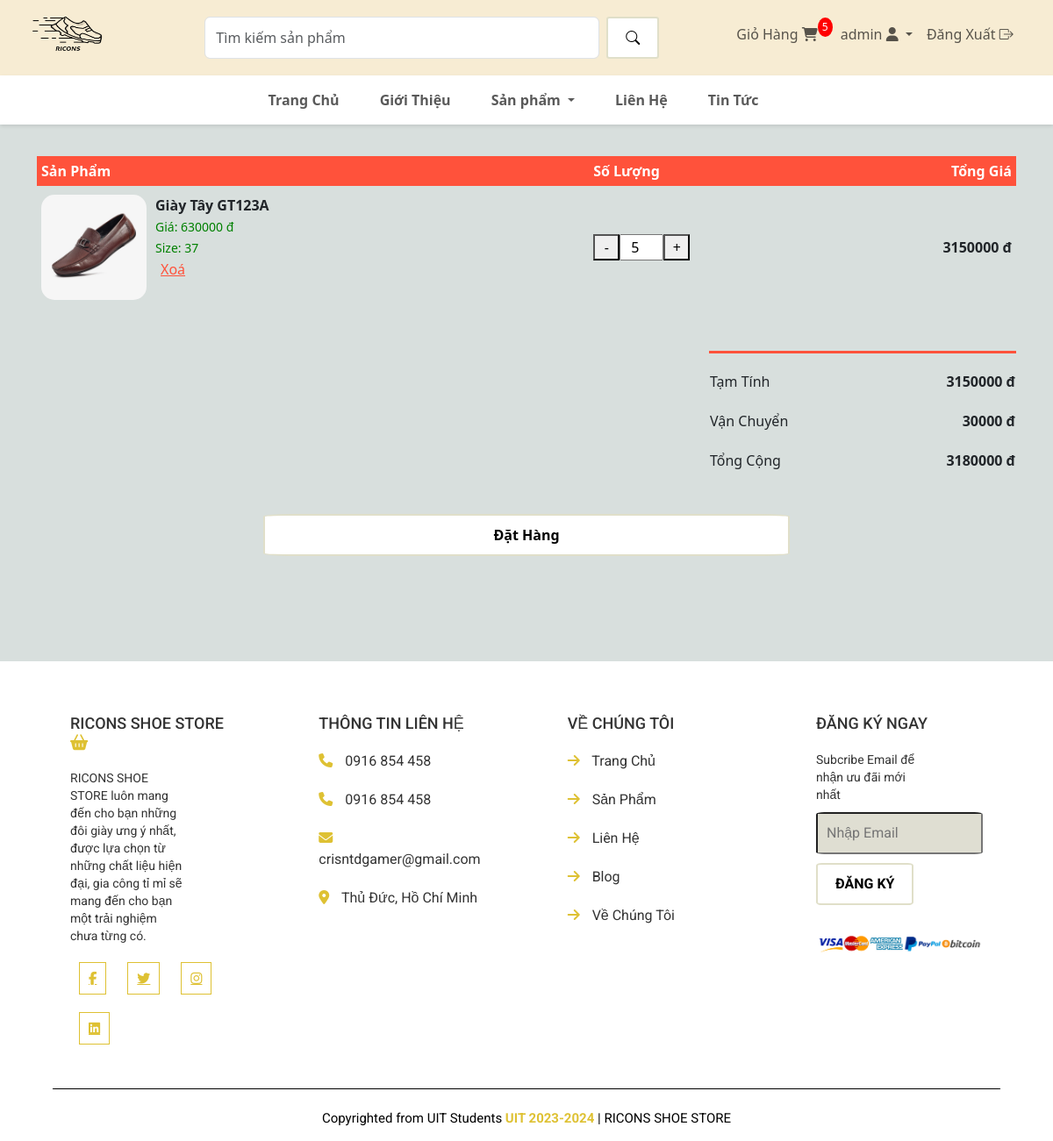
The app's page /cart/ (signed in) with its own data.
### app/models.py (models this page shows, shortened)
class MucGioHang(models.Model):
    san_pham = models.ForeignKey(SanPham, on_delete=models.SET_NULL, blank=True, null=True)
    gio_hang = models.ForeignKey(GioHang, on_delete=models.SET_NULL, blank=True, null=True)
    so_luong = models.IntegerField(default=0, null=True, blank=True)
    ngay_them = models.DateTimeField(auto_now_add=True)
    kich_thuoc = models.IntegerField(default=37)
    def tinh_tong_gia_cua_tung_muc(self):
        if self.san_pham.gia_km:
            tong_gia = self.san_pham.gia_km * self.so_luong
        else:
            tong_gia = self.san_pham.gia * self.so_luong
        return tong_gia

class SanPham(models.Model):
    the_loai = models.ForeignKey(TheLoai, on_delete=models.CASCADE, default=1)
    ten = models.CharField(max_length=300, null=True, blank=False)
    gia = models.IntegerField(blank=False)
    hinh = models.ImageField(null=True, blank=True)
    khuyen_mai = models.BooleanField(default=False)
    gia_km = models.IntegerField(blank=True, null=True)
    mo_ta = RichTextField(default='', blank=True)
    hinh_phu_1 = models.ImageField(null=True, blank=True)
    hinh_phu_2 = models.ImageField(null=True, blank=True)
    hinh_phu_3 = models.ImageField(null=True, blank=True)
    hinh_phu_4 = models.ImageField(null=True, blank=True)

### app/views.py (the view)
# urls.py: path('cart/', views.cart, name='cart'),
def cart(request):
    theloai_list = TheLoai.objects.all()
    gio_hang = GioHang.objects.filter(khach_hang=request.user, hoan_thanh=False).first()
    gia_tri_gio_hang = 0
    if gio_hang:
        muc_gio_hang = MucGioHang.objects.filter(gio_hang=gio_hang)
        for muc in muc_gio_hang:
            muc.tong_gia_cua_tung_muc = muc.tinh_tong_gia_cua_tung_muc()
            gia_tri_gio_hang += muc.tong_gia_cua_tung_muc
    else:
        muc_gio_hang = None
    context = {'muc_gio_hang' : muc_gio_hang,
               'theloai_list' : theloai_list,
               'gia_tri_gio_hang' : gia_tri_gio_hang}
    return render(request, 'app/cart.html', context)

### app/context_processors.py (called while the page is built)
def tong_san_pham_trong_gio_hang(request):
    return {
        'tong_san_pham_trong_gio_hang': lay_so_luong_san_pham_trong_gio_hang(request.user)
    }

### app/views.py (called while the page is built)
def lay_so_luong_san_pham_trong_gio_hang(user):
    if user.is_authenticated:
        gio_hang = GioHang.objects.filter(khach_hang=user, hoan_thanh=False).first()
        if gio_hang:
            muc_gio_hang = MucGioHang.objects.filter(gio_hang=gio_hang)
            tong_san_pham = 0
            for muc in muc_gio_hang:
                tong_san_pham += muc.so_luong
            return tong_san_pham
    return 0

### app/templates/app/cart.html (shortened to what this page needs)
{% extends 'app/base.html' %}
{% block cart %}
<section id="cart" class="container my-5" style="padding-top: 130px; ">
    <table>
        {% if muc_gio_hang %}
        <tr>
            <th>Sản Phẩm</th>
            <th>Số Lượng</th>
            <th>Tổng Giá</th>
        </tr>
        {% endif %}
        {% if muc_gio_hang %}
        {% for muc in muc_gio_hang %}
        <tr>
            <td>
                <div class="cart-info" onclick="window.location.href='/product_detail/{{muc.san_pham.id}}'">
                    <img src="{{muc.san_pham.hinh.url}}" alt="">
                    <div>
                        <p>{{muc.san_pham.ten}}</p>
                        <small>
                            {% if muc.san_pham.khuyen_mai == True %}
                            Giá: {{muc.san_pham.gia_km}} đ
                            {% else %}
                            Giá: {{muc.san_pham.gia}} đ
                            {% endif %}
                        </small><br>
                        <small>
                            Size: {{muc.kich_thuoc}}
                        </small><br>
                        <button class="link-button delete-item" data-mucid="{{muc.id}}">Xoá</button>
                    </div>
                </div>
            </td>
            <td>
                <div class="quantity">
                    <button class="minus">-</button>
                    <input type="number" value="{{muc.so_luong}}" min="1" style="width: 50px;">
                    <button class="plus">+</button>
                </div>
            </td>
            <td class="price">
                {{muc.tong_gia_cua_tung_muc}} đ
            </td>
        </tr>
        {% endfor %}
        {% else %}
        <tr>
            <td colspan="3" style="text-align: center; vertical-align: middle; padding: 50px;">
                <h5>Giỏ Hàng của bạn hiện tại đang trống</h5>
            </td>
        </tr>
        {% endif %}
    </table>
</section>
<div class="total-price container my-5">
    <table>
        {% if gia_tri_gio_hang != 0 %}
        <tr>
            <td>Tạm Tính</td>
            <td class="price">{{gia_tri_gio_hang}} đ</td>
        </tr>
        <tr>
            <td>Vận Chuyển</td>
            <td class="price">30000 đ</td>
        </tr>
        <tr>
            <td>Tổng Cộng</td>
            <td class="price">{{gia_tri_gio_hang|add:30000}} đ</td>
        </tr>
        {% endif %}
    </table>
</div>
{% if muc_gio_hang %}
<div class="d-grid gap-2 col-6 mx-auto">
    <button class="btn btn-primary" type="button" onclick="window.location.href='/checkout'">Đặt Hàng</button>
</div>
{% endif %}
{% endblock cart %}

### app/templates/app/base.html (shortened to what this page needs)
{% load static %}
<!DOCTYPE html>
<html lang="en">
<head>
    <link href="https://cdn.jsdelivr.net/npm/bootstrap@5.3.3/dist/css/bootstrap.min.css" rel="stylesheet">
    <link rel="stylesheet" href="{% static 'app/style.css' %}">
    <link rel="stylesheet" href="https://cdn.jsdelivr.net/npm/bootstrap-icons@1.11.3/font/bootstrap-icons.min.css">
    <link rel="stylesheet" href="https://cdnjs.cloudflare.com/ajax/libs/font-awesome/6.5.2/css/all.min.css">
</head>
<body>
    <div class="container-fluid sticky-top">
        <nav class="navbar navbar-expand-lg justify-content-center" style="background-color: #f7ecd3;">
            <a href="{% url 'home'%}" class="navbar-brand"><img src="{% static 'images/logo.png'%}"
                    style="width: 80px; height: 60px;" alt=""></a>
            <ul class="navbar-nav">
                <li class="nav-item" style="margin-left: 100px; margin-right: 80px;">
                    <form class="d-flex" role="search" action="{% url 'search' %}">
                        <input class="form-control me-2" name="search" type="search" placeholder="Tìm kiếm sản phẩm"
                            aria-label="Search" style="width: 450px; border-radius: 20;">
                        <button class="btn btn-outline-success" type="submit">
                            <i class="bi bi-search"></i>
                        </button>
                    </form>
                </li>
                <li class="nav-item" style="margin-right: 10px;">
                    <a class="nav-link" href="{% url 'cart' %}">
                        Giỏ Hàng
                        <span class="cart-icon">
                            <i class="fa-solid fa-cart-shopping"></i>
                        </span>
                        <span class="cart-count">{{ tong_san_pham_trong_gio_hang }}</span>
                    </a>
                </li>
                {% if user.is_authenticated %}
                <li class="nav-item dropdown">
                    <a class="nav-link dropdown-toggle" href="#" role="button" data-bs-toggle="dropdown"
                        aria-expanded="false">
                        {{request.user}} <i class="fa-solid fa-user"></i>
                    </a>
                </li>
                <li class="nav-item">
                    <a class="nav-link" href="{% url 'logout_user' %}">
                        Đăng Xuất <i class="bi bi-box-arrow-right"></i>
                    </a>
                </li>
                {% else %}
                <li class="nav-item">
                    <a class="nav-link" href="{% url 'login_user' %}">Đăng Nhập <i class="fa-solid fa-key"></i></a>
                </li>
                {% endif %}
            </ul>
        </nav>
        <nav class="navbar navbar-expand-sm justify-content-center"
            style="background-color: white; box-shadow: 0px 2px 4px rgba(0, 0, 0, 0.1);">
            <ul class="navbar-nav">
                <li class="nav-item" style="margin-right: 30px;">
                    <a class="nav-link" href="{% url 'home' %}"><b>Trang Chủ</b></a>
                </li>
                <li class="nav-item" style="margin-right: 30px;">
                    <a class="nav-link" href="{% url 'about' %}"><b>Giới Thiệu</b></a>
                </li>
                <li class="nav-item dropdown" style="margin-right: 30px;">
                    <a class="nav-link dropdown-toggle" href="#" role="button" data-bs-toggle="dropdown"
                        aria-expanded="false">
                        <b>Sản phẩm</b>
                    </a>
                </li>
                <li class="nav-item" style="margin-right: 30px;">
                    <a class="nav-link" href="#"><b>Liên Hệ</b></a>
                </li>
                <li class="nav-item" style="margin-right: 30px;">
                    <a class="nav-link" href="#"><b>Tin Tức</b></a>
                </li>
            </ul>
        </nav>
    </div>
    {% block cart %} {% endblock cart %}
    <section class="footer">
        <div class="container-footer">
            <div class="box">
                <h3>RICONS SHOE STORE <i class="fas fa-shopping-basket"></i></h3>
                <p>RICONS SHOE STORE luôn mang đến cho bạn những đôi giày ưng ý nhất, được lựa chọn từ những chất liệu
                    hiện đại, gia công tỉ mỉ sẽ mang đến cho bạn một trải nghiệm chưa từng có. </p>
                <div class="share">
                    <a href="#" class="fab fa-facebook-f"></a>
                    <a href="#" class="fab fa-twitter"></a>
                    <a href="#" class="fab fa-instagram"></a>
                    <a href="#" class="fab fa-linkedin"></a>
                </div>
            </div>
            <div class="box">
                <h3>THÔNG TIN LIÊN HỆ </h3>
                <a href="#" class="link"> <i class="fas fa-phone"></i> 0916 854 458 </a>
                <a href="#" class="link"> <i class="fas fa-phone"></i> 0916 854 458 </a>
                <a href="#" class="link"> <i class="fas fa-envelope"></i> crisntdgamer@gmail.com </a>
                <a href="#" class="link"> <i class="fas fa-map-marker-alt"></i> Thủ Đức, Hồ Chí Minh </a>
            </div>
            <div class="box">
                <h3> VỀ CHÚNG TÔI </h3>
                <a href="#" class="link"> <i class="fas fa-arrow-right"></i> Trang Chủ </a>
                <a href="#" class="link"> <i class="fas fa-arrow-right"></i> Sản Phẩm </a>
                <a href="#" class="link"> <i class="fas fa-arrow-right"></i> Liên Hệ </a>
                <a href="#" class="link"> <i class="fas fa-arrow-right"></i> Blog </a>
                <a href="#" class="link"> <i class="fas fa-arrow-right"></i> Về Chúng Tôi </a>
            </div>
            <div class="box">
                <h3> ĐĂNG KÝ NGAY </h3>
                <p>Subcribe Email để nhận ưu đãi mới nhất </p>
                <input type="text" placeholder="Nhập Email" class="email">
                <input type="submit" value="ĐĂNG KÝ" class="btn">
                <img src="{% static 'images/bank.png' %}" class="payment-img" alt="">
            </div>
            <div class="credit"> Copyrighted from UIT Students <span> UIT 2023-2024 </span> | RICONS SHOE STORE </div>
        </div>
    </section>
</body>
</html>

### app/static/app/style.css (style rules this page uses)
body { background-color: #D8DFDD; }
.footer { background-color: #fff; color: #333; padding: 5%; display: flex; justify-content: space-between; align-items: flex-start; flex-wrap: wrap; font-family: "Roboto", sans-serif; margin-top: 10%; }
.box i { color: #DEC133; }
.container-footer { display: flex; justify-content: space-between; align-items: flex-start; flex-wrap: wrap; }
.box { width: calc(25% - 40px); padding: 0 20px; margin-bottom: 40px; }
.box h3 { font-size: 18px; margin-bottom: 20px; }
.box p { font-size: 14px; margin: 10px 0px; line-height: 20px; width: 70%; }
.share a { color: #DEC133; font-size: 15px; margin: 10px; border: 1px solid; padding: 10px; }
.link { color: #333; text-decoration: none; display: block; margin-bottom: 20px; transition: color 0.3s; }
.link i { margin-right: 10px; color: #DEC133; transition: color 0.3s; }
.email { width: 100%; padding: 10px; margin-bottom: 10px; background-color: #DFDED2; border-radius: 5%; }
.btn { padding: 10px 20px; background-color: white; color: black; border: 2px solid #E0DFC9; border-radius: 6%; cursor: pointer; transition: background-color 0.3s, color 0.3s, border-color 0.3s; font-weight: bold; }
.payment-img { margin-top: 20px; max-width: 100%; }
.footer .credit { font-size: 15px; padding: 2% 0 0 0; color: black; border-top: 1px solid; position: relative; width: 100%; text-align: center; margin-bottom: -5%; }
.credit span { color: #DEC133; font-weight: bold; }
#cart { margin: 80px auto; }
.quantity { display: flex; align-items: center; }
.quantity button { width: 30px; height: 30px; }
.quantity input { width: 50px; text-align: center; }
#cart p { font-weight: 700; margin-bottom: 0; }
.price { font-weight: 700; }
small { color: green }
#cart table { width: 100%; border-collapse: collapse; }
.cart-info { display: flex; flex-wrap: wrap; }
td .cart-info img { width: 120px; height: 120px; margin-right: 10px; border-radius: 15px; }
#cart th { text-align: left; padding: 5px; color: white; background: #ff523b; font-weight: bold; }
#cart td { padding: 10px 5px; }
#cart td input { width: 40px; height: 30px; padding: 5px; }
.total-price { display: flex; justify-content: flex-end; }
.total-price table { border-top: 3px solid #ff523b; width: 100%; max-width: 350px; }
.total-price td { padding-top: 20px; }
#cart td:last-child { text-align: right; }
#cart th:last-child { text-align: right; }
.total-price tr td { text-align: left; }
.total-price tr td:last-child { text-align: right; }
.link-button { background: none; border: none; color: #ff523b; text-decoration: underline; cursor: pointer; font-family: inherit; font-size: inherit; }
.cart-count { background-color: red; color: white; border-radius: 50%; padding: 2px 5px; font-size: 12px; position: absolute; top: 20px; }
:root { --white-light: rgba(255, 255, 255, 0.5); --alice-blue: #f8f9fa; --carribean-green: #40c9a2; --gray: #ededed; }
img { width: 100%; display: block; }
select, input[type="number"] { padding: 5px; font-size: 16px; width: 100px; }
.btn { cursor: pointer; }

### app/templates/app/base.html (style rules this page uses)
html, body { margin: 0; padding: 0; width: 100%; overflow-x: hidden; }
.sticky-top { position: fixed; top: 0; width: 100%; z-index: 1000; }
.container-fluid { padding-left: 0; padding-right: 0; }

### records on screen
MucGioHang: san_pham.hinh (picture), san_pham.ten "Giày Tây GT123A", san_pham.gia_km "630000", kich_thuoc "37", so_luong "5", tong_gia_cua_tung_muc "3150000"

### other values on screen
{{ tong_san_pham_trong_gio_hang }} "5"
{{ request.user }} "admin"
{{ gia_tri_gio_hang }} "3150000"
{{ gia_tri_gio_hang|add:30000 }} "3180000"
